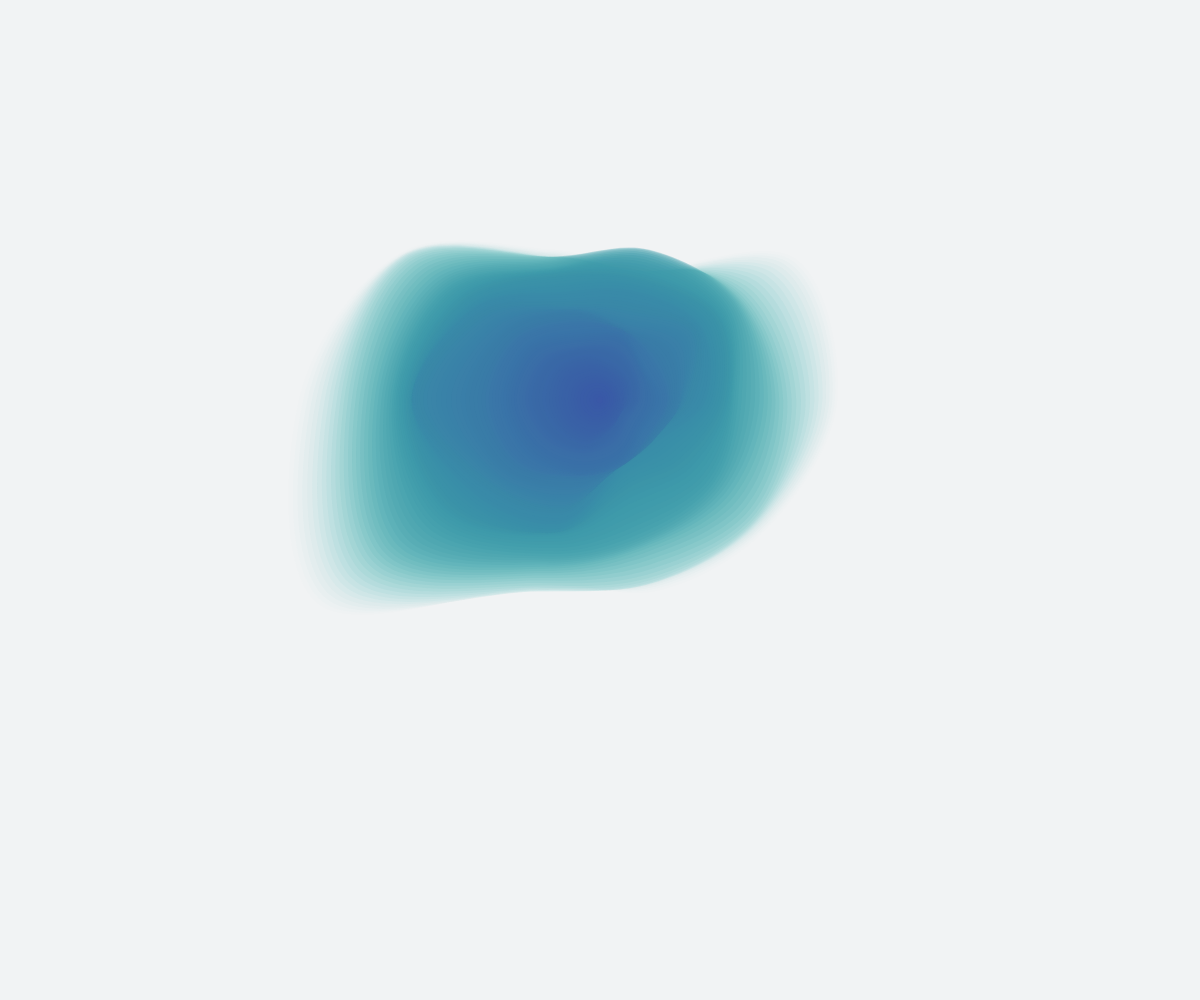
Frame 1 (no input)
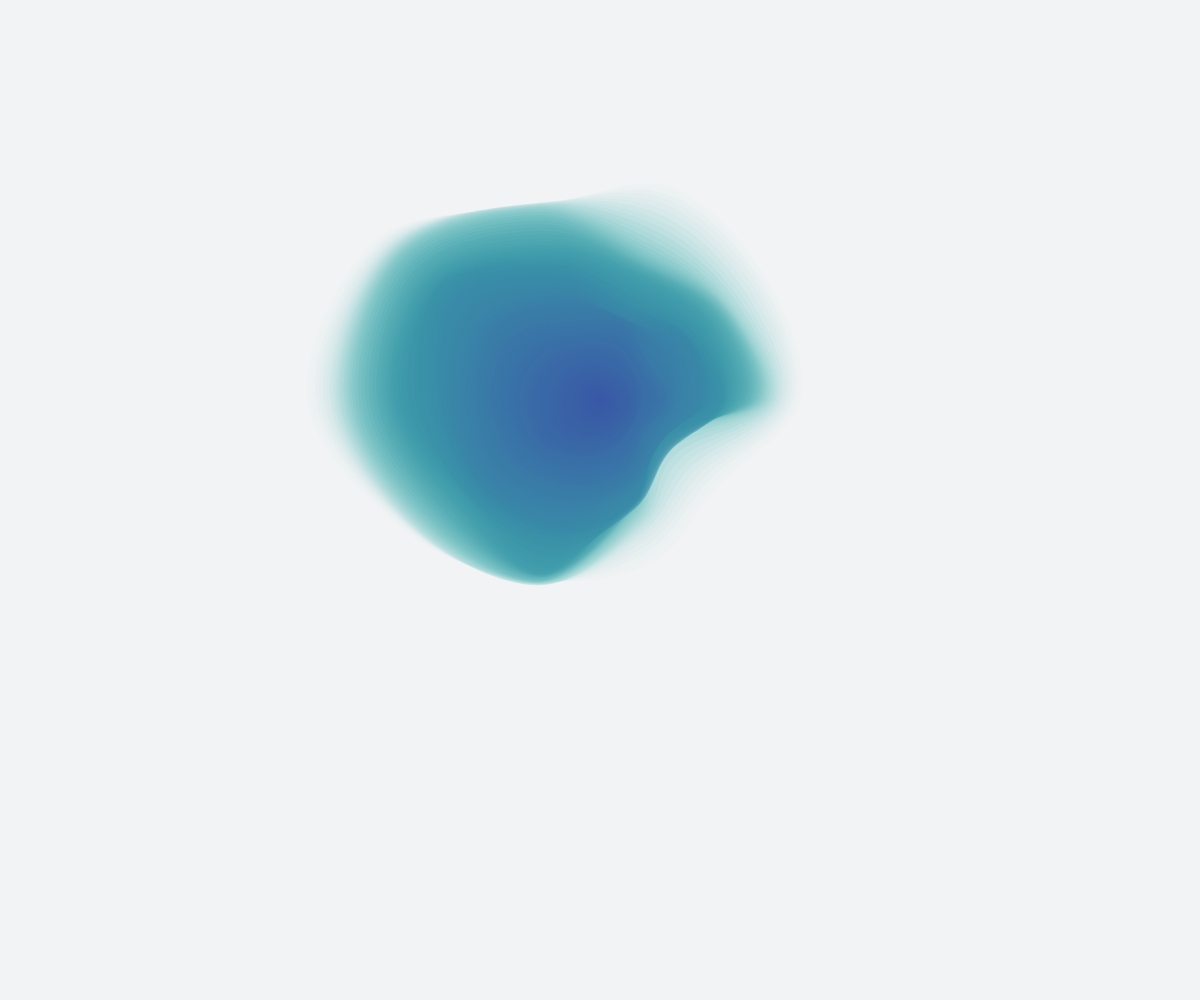
Frame 60 (no input)
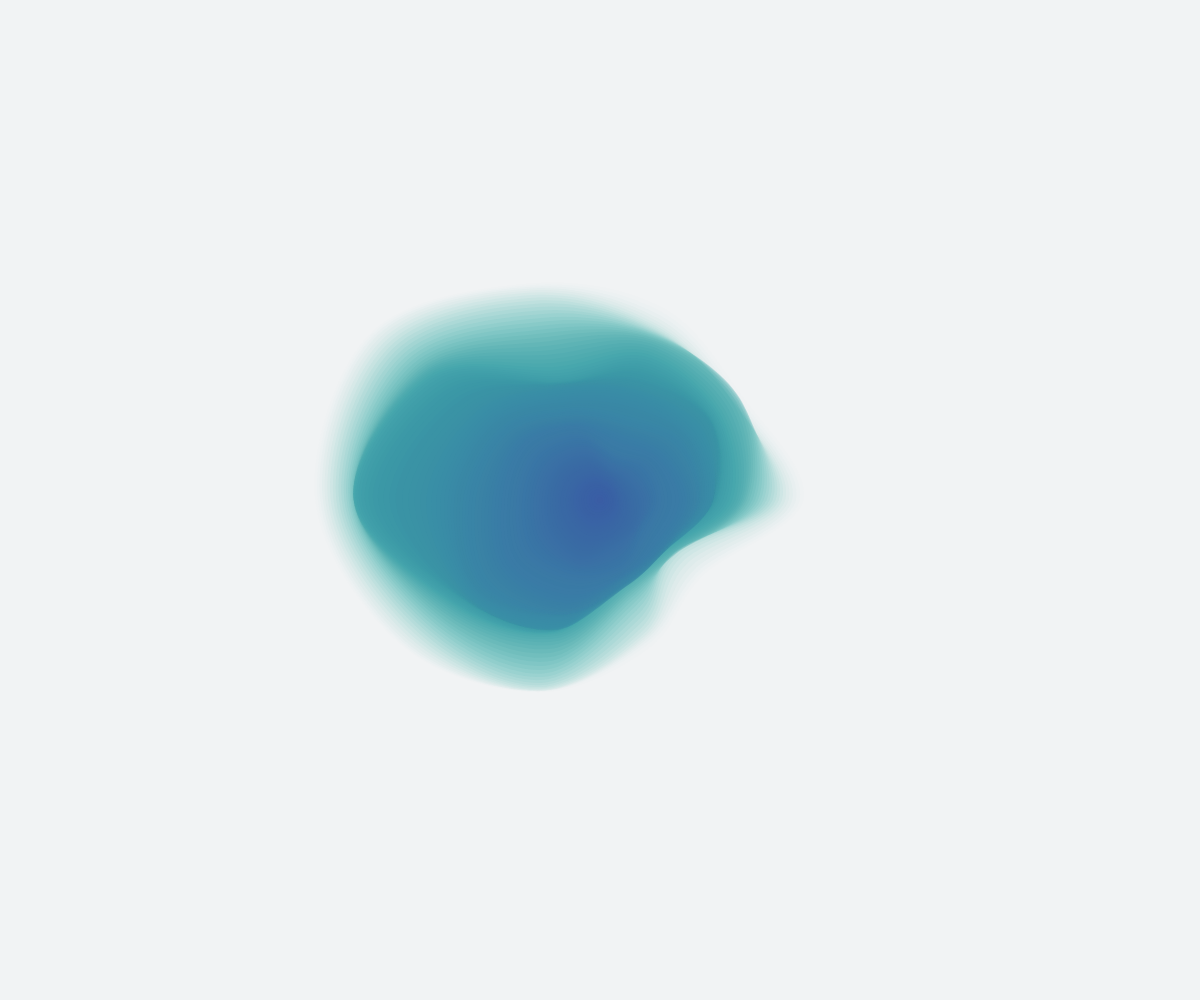
Frame 120 (the mouse pressed at the canvas centre since frame 60)

The p5.js sketch that drew these frames (run headless with seeded random() and noise() and a simulated clock; from frame 60 on, the mouse is pressed at the canvas centre):

// p5.js sketch
// ── sketch.js

// Present Future, Chapter Four
// Code adapted from Roni Kaufman

let kMax; 
let step = 0.01; 
let n = 100; 
let radius = 0; 
let inter = 0.05; 
let maxNoise = 500; 

let mX; 
let mY; 

function setup() {
  createCanvas(windowWidth, windowHeight);
  colorMode(HSB, random(1.1,1.7));
  angleMode(DEGREES);
  kMax = random(0.6, 1.0);
  noFill();
  noStroke();
  
  mX = width/2; 
  mY = height/2-100;
}

function draw() {
  background('#F1F3F4');
  
  let t = frameCount/100;
  for (let i = n; i > 0; i--) {
    let alpha = 1 - (i / n);
    fill((alpha/5 + 0.75)%1, 1, 1, alpha);
    let size = radius/5 + i * inter;
    let k = kMax * sqrt(i/n);
    let noisiness = maxNoise * (i / n);
    blob(size, mX, mY, k, t - i * step, noisiness);
  }
}

function blob(size, xCenter, yCenter, k, t, noisiness) {
  let angleStep = 360 / 10;
  
  beginShape();
  for (let theta = 0; theta <= 360 + 2 * angleStep; theta += angleStep)
  {
    let r1, r2;
    r1 = cos(theta)+1;
    r2 = sin(theta)+1; 
    let r = size + noise(k * r1,  k * r2, t) * noisiness;
    let x = xCenter + r * cos(theta);
    let y = yCenter + r * sin(theta);
    curveVertex(x, y);
  }
  
  endShape();
}

function mousePressed(){
  clear(); 
  background('#F1F3F4');
  colorMode(HSB, random(1.1,1.7));
  mX = mouseX; 
  mY = mouseY; 
}
